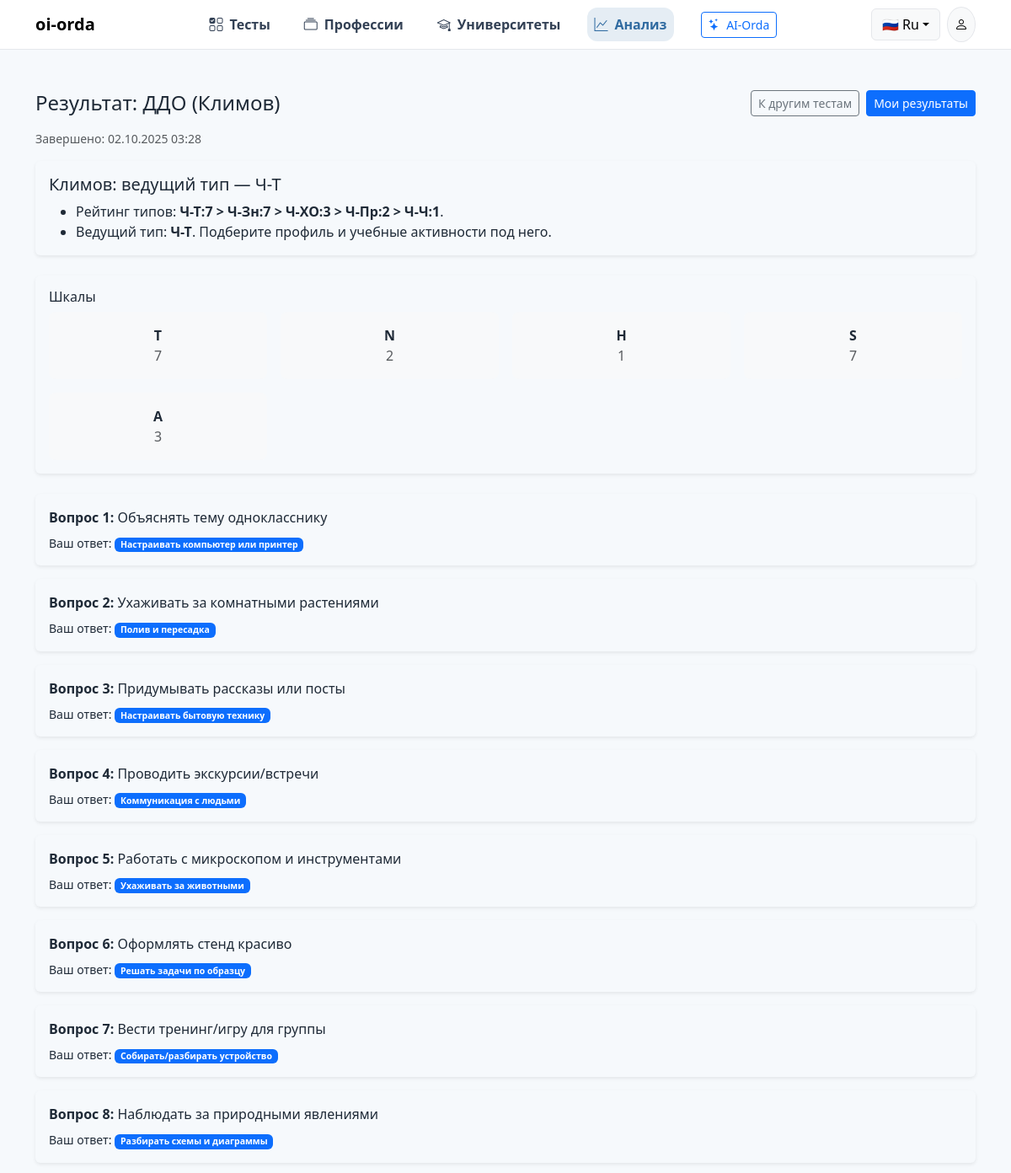
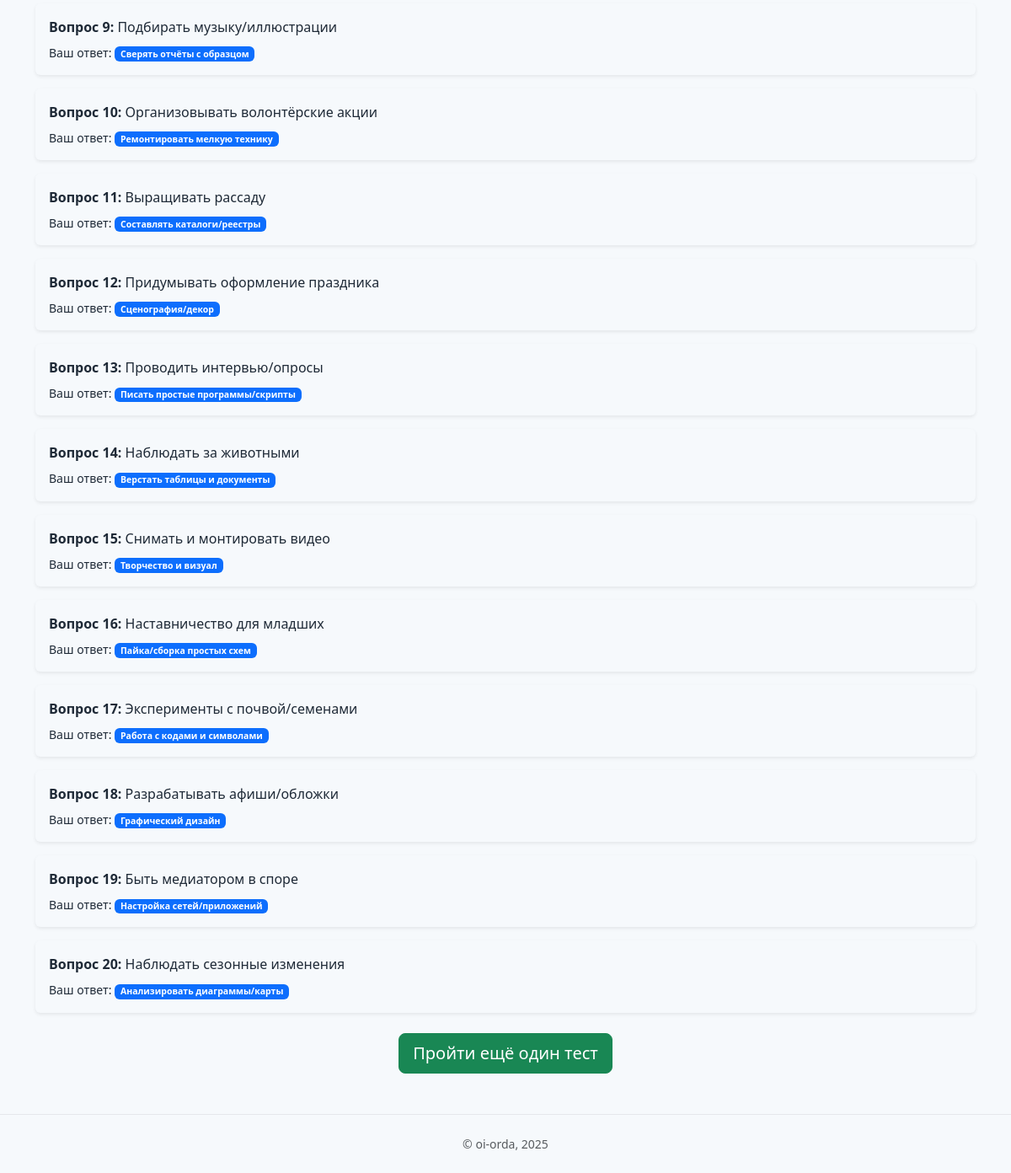
Page /student/attempt/29/result (signed in) on the committed database (2 pictures, top to bottom).
### models.py (models this page shows, shortened)
class Test(db.Model):
    __tablename__ = "test"
    id = db.Column(db.Integer, primary_key=True)
    slug = db.Column(db.String(64), unique=True, index=True, nullable=False)     # 'holland', 'cdi' ...
    title = db.Column(db.String(200), nullable=False)
    short_desc = db.Column(db.String(400))
    long_desc = db.Column(db.Text)                                               # «Подробнее»
    duration_min = db.Column(db.Integer, default=5)                              # время на прохождение
    image = db.Column(db.String(200))                                            # static/img/tests/<slug>.png
    confidential_student = db.Column(db.Boolean, default=False)                  # если True – ученик НЕ видит свои результаты
    active = db.Column(db.Boolean, default=True)
    questions = db.relationship("TestQuestion", backref="test", lazy=True, order_by="TestQuestion.order")
    attempts = db.relationship("TestAttempt", backref="test", lazy=True)

class TestAttempt(db.Model):
    __tablename__ = "test_attempt"
    id = db.Column(db.Integer, primary_key=True)
    test_id = db.Column(db.Integer, db.ForeignKey("test.id"), nullable=False)
    user_id = db.Column(db.Integer, db.ForeignKey("user.id"), nullable=False)    # ученик (User.id)
    status = db.Column(db.Enum("in_progress", "submitted", "expired", name="attempt_status"), default="in_progress", index=True)
    started_at = db.Column(db.DateTime, default=datetime.utcnow, nullable=False)
    finished_at = db.Column(db.DateTime)
    user = db.relationship("User")
    answers = db.relationship("TestAnswer", backref="attempt", lazy=True, cascade="all, delete-orphan")

class TestQuestion(db.Model):
    __tablename__ = "test_question"
    id = db.Column(db.Integer, primary_key=True)
    test_id = db.Column(db.Integer, db.ForeignKey("test.id"), nullable=False)
    order = db.Column(db.Integer, default=1, index=True)
    text = db.Column(db.Text, nullable=False)
    qtype = db.Column(db.Enum("single", "multi", "scale", "bool", name="qtype"), default="single")
    required = db.Column(db.Boolean, default=True)
    options = db.relationship("TestOption", backref="question", lazy=True, order_by="TestOption.order")

class TestOption(db.Model):
    __tablename__ = "test_option"
    id = db.Column(db.Integer, primary_key=True)
    question_id = db.Column(db.Integer, db.ForeignKey("test_question.id"), nullable=False)
    order = db.Column(db.Integer, default=1)
    text = db.Column(db.String(300), nullable=False)
    value = db.Column(db.String(50))   # при желании можно хранить балл/код

### blueprints/student.py (the view)
@bp.get("/attempt/<int:attempt_id>/result")
@login_required
def attempt_result(attempt_id):
    attempt = TestAttempt.query.get_or_404(attempt_id)
    if attempt.user_id != current_user.id:
        abort(403)
    test = Test.query.get_or_404(attempt.test_id)
    hide_details_for_student = bool(getattr(test, "confidential_student", False))
    questions = (TestQuestion.query
                 .filter_by(test_id=test.id)
                 .order_by(asc(TestQuestion.order)).all())
    answers = {a.question_id: a for a in TestAnswer.query.filter_by(attempt_id=attempt.id).all()}
    per_scale, raw, max_score = _calc_scales_and_totals(questions, answers)
    summary = _interpret(test.slug, per_scale, raw, max_score)
    rows = []
    if not hide_details_for_student:
        for q in questions:
            opts = TestOption.query.filter_by(question_id=q.id).order_by(asc(TestOption.order)).all()
            ans = answers.get(q.id)
            chosen = next((o for o in opts if ans and o.id == ans.option_id), None)
            rows.append({"q": q, "options": opts, "chosen": chosen})
    return render_template("student/attempt_result.html",
                           active="analysis",
                           test=test,
                           attempt=attempt,
                           rows=rows,
                           total=len(questions),
                           hide_details=hide_details_for_student,
                           summary=summary,
                           per_scale=per_scale)

### blueprints/public.py (called while the page is built)
@bp.app_context_processor
def inject_globals():
    return {
        "site_name": current_app.config.get("SITE_NAME", "oi-orda"),
    }

### blueprints/student.py (called while the page is built, shortened)
@bp.before_request
def ensure_student():
    if not current_user.is_authenticated:
        return redirect(url_for("auth.login", next=request.path))
    if getattr(current_user, "role", None) != "student":
        return redirect(url_for("public.index"))

def _parse_value_to_scales(val: str):
    if val is None:
        return {}
    s = str(val).strip()
    if not s:
        return {}
    if s.upper() in {"E", "I", "S", "N", "T", "F", "J", "P"}:
        return {s.upper(): 1}
    if re.fullmatch(r"-?\d+", s):
        return {"TOTAL": int(s)}
    result = {}
    for token in re.split(r"[;,]", s):
        token = token.strip()
        if not token:
            continue
        m = re.match(r"([A-Za-zА-Яа-я_]+)\s*=?\s*([+-]?\d+)", token)
        if m:
            code = m.group(1).upper()
            pts = int(m.group(2))
            result[code] = result.get(code, 0) + pts
    return result

def _calc_scales_and_totals(questions, answers_by_qid):
    per = {}
    raw, max_score = 0, 0
    for q in questions:
        opts = TestOption.query.filter_by(question_id=q.id).order_by(asc(TestOption.order)).all()
        max_q_total = 0
        for o in opts:
            parsed = _parse_value_to_scales(o.value)
            max_q_total = max(max_q_total, parsed.get("TOTAL", 0))
        max_score += max_q_total
        ans = answers_by_qid.get(q.id)
        if not ans:
            continue
        chosen = next((o for o in opts if o.id == ans.option_id), None)
        if not chosen:
            continue
        parsed = _parse_value_to_scales(chosen.value)
        for code, pts in parsed.items():
            per[code] = per.get(code, 0) + pts
        raw += parsed.get("TOTAL", 0)
    return per, raw, max_score

def _interpret(slug: str, per, raw, max_score):
    slug = (slug or "").lower()
    if slug == "klimov":
        names = {"H": "Ч-Ч", "T": "Ч-Т", "N": "Ч-Пр", "S": "Ч-Зн", "A": "Ч-ХО"}
        order = sorted([(names.get(k, k), v) for k, v in per.items() if k in names], key=lambda x: -x[1])
        lead = order[0][0] if order else "—"
        bullets = [
            f"Рейтинг типов: <b>{' > '.join([f'{k}:{v}' for k, v in order]) or 'н/д'}</b>.",
            f"Ведущий тип: <b>{lead}</b>. Подберите профиль и учебные активности под него."
        ]
        return {"title": f"Климов: ведущий тип — {lead}", "bullets": bullets, "code": lead}

### templates/student/attempt_result.html
{% extends "student/layout.html" %}
{% block student_content %}
<section class="py-4">
  <div class="d-flex justify-content-between align-items-center mb-3">
    <h1 class="h4 mb-0">Результат: {{ test.title }}</h1>
    <div class="d-flex gap-2">
      <a class="btn btn-outline-secondary btn-sm" href="{{ url_for('student.tests') }}">К другим тестам</a>
      <a class="btn btn-primary btn-sm" href="{{ url_for('student.my_results') }}">Мои результаты</a>
    </div>
  </div>
  <div class="text-body-secondary small mb-3">
    {% if attempt.finished_at %}Завершено: {{ attempt.finished_at.strftime("%d.%m.%Y %H:%M") }}{% endif %}
  </div>
  <div class="card border-0 shadow-sm mb-4">
    <div class="card-body">
      <h5 class="mb-2">{{ (summary.title if summary is defined and summary) or 'Итоги' }}</h5>
      {% if summary is defined and summary and summary.bullets %}
        <ul class="mb-0">
          {% for line in summary.bullets %}
            <li>{{ line|safe }}</li>
          {% endfor %}
        </ul>
      {% else %}
        <div class="text-body-secondary">Сводка недоступна.</div>
      {% endif %}
    </div>
  </div>
  {% set scales = per_scale|default({}, true) %}
  {% if scales and not hide_details %}
    <div class="card border-0 shadow-sm mb-4">
      <div class="card-body">
        <h6 class="mb-2">Шкалы</h6>
        <div class="row row-cols-2 row-cols-md-4 g-3">
          {% for k, v in scales.items() %}
            <div class="col">
              <div class="p-3 bg-body-tertiary rounded-3 text-center">
                <div class="fw-semibold">{{ k }}</div>
                <div class="text-body-secondary">{{ v }}</div>
              </div>
            </div>
          {% endfor %}
        </div>
      </div>
    </div>
  {% endif %}
  {% if not hide_details %}
    {% if rows and rows|length %}
      <div class="vstack gap-3">
        {% for row in rows %}
          <div class="card border-0 shadow-sm">
            <div class="card-body">
              <div class="mb-2"><b>Вопрос {{ loop.index }}:</b> {{ row.q.text }}</div>
              <div class="small">
                Ваш ответ:
                {% if row.chosen %}
                  <span class="badge text-bg-primary">{{ row.chosen.text }}</span>
                {% else %}
                  <span class="text-body-secondary">не отвечено</span>
                {% endif %}
              </div>
            </div>
          </div>
        {% endfor %}
      </div>
    {% else %}
      <div class="text-body-secondary">Подробные ответы отсутствуют.</div>
    {% endif %}
  {% else %}
    <div class="alert alert-info">
      Подробности этого теста доступны школьному психологу. Здесь показана только сводка.
    </div>
  {% endif %}
  <div class="text-center mt-4">
    <a class="btn btn-success btn-lg" href="{{ url_for('student.tests') }}">Пройти ещё один тест</a>
  </div>
</section>
{% endblock student_content %}

### static/css/style.css (style rules this page uses)
:root,[data-bs-theme=light] { --brand-primary:#2F6AA0; --brand-secondary:#79B0C9; --brand-accent:#53C1A6; --brand-bg:#F6F9FC; --brand-surface:#FFFFFF; --brand-text:#1F2A37; --brand-border:#E5E7EB; --bs-primary: var(--brand-primary); --bs-body-bg: var(--brand-bg); --bs-body-color: var(--brand-text); --bs-border-color: var(--brand-border); }
html { scroll-behavior: smooth; }

### rows in the picture
Test: title "ДДО (Климов)"
TestAttempt: finished_at "02.10.2025 03:28"
TestQuestion: q.text "Объяснять тему однокласснику"
TestOption: chosen.text "Настраивать компьютер или принтер"
TestQuestion: q.text "Ухаживать за комнатными растениями"
TestOption: chosen.text "Полив и пересадка"
TestQuestion: q.text "Придумывать рассказы или посты"
TestOption: chosen.text "Настраивать бытовую технику"
TestQuestion: q.text "Проводить экскурсии/встречи"
TestOption: chosen.text "Коммуникация с людьми"
TestQuestion: q.text "Работать с микроскопом и инструментами"
TestOption: chosen.text "Ухаживать за животными"
TestQuestion: q.text "Оформлять стенд красиво"
TestOption: chosen.text "Решать задачи по образцу"
TestQuestion: q.text "Вести тренинг/игру для группы"
TestOption: chosen.text "Собирать/разбирать устройство"
TestQuestion: q.text "Наблюдать за природными явлениями"
TestOption: chosen.text "Разбирать схемы и диаграммы"
TestQuestion: q.text "Подбирать музыку/иллюстрации"
TestOption: chosen.text "Сверять отчёты с образцом"
TestQuestion: q.text "Организовывать волонтёрские акции"
TestOption: chosen.text "Ремонтировать мелкую технику"
TestQuestion: q.text "Выращивать рассаду"
TestOption: chosen.text "Составлять каталоги/реестры"
TestQuestion: q.text "Придумывать оформление праздника"
TestOption: chosen.text "Сценография/декор"
TestQuestion: q.text "Проводить интервью/опросы"
TestOption: chosen.text "Писать простые программы/скрипты"
TestQuestion: q.text "Наблюдать за животными"
TestOption: chosen.text "Верстать таблицы и документы"
TestQuestion: q.text "Снимать и монтировать видео"
TestOption: chosen.text "Творчество и визуал"
TestQuestion: q.text "Наставничество для младших"
TestOption: chosen.text "Пайка/сборка простых схем"
TestQuestion: q.text "Эксперименты с почвой/семенами"
TestOption: chosen.text "Работа с кодами и символами"
TestQuestion: q.text "Разрабатывать афиши/обложки"
TestOption: chosen.text "Графический дизайн"
TestQuestion: q.text "Быть медиатором в споре"
TestOption: chosen.text "Настройка сетей/приложений"
TestQuestion: q.text "Наблюдать сезонные изменения"
TestOption: chosen.text "Анализировать диаграммы/карты"

### other values in the picture
{{ (summary.title if summary is defined and summary) or 'Итоги' }} "Климов: ведущий тип — Ч-Т"
{{ line|safe }} "Рейтинг типов: Ч-Т:7 > Ч-Зн:7 > Ч-ХО:3 > Ч-Пр:2 > Ч-Ч:1 ." "Ведущий тип: Ч-Т . Подберите профиль и учебные активности под него."
{{ k }} "T" "N" "H" "S" "A"
{{ v }} "7" "2" "1" "7" "3"
{{ site_name }} "oi-orda"
